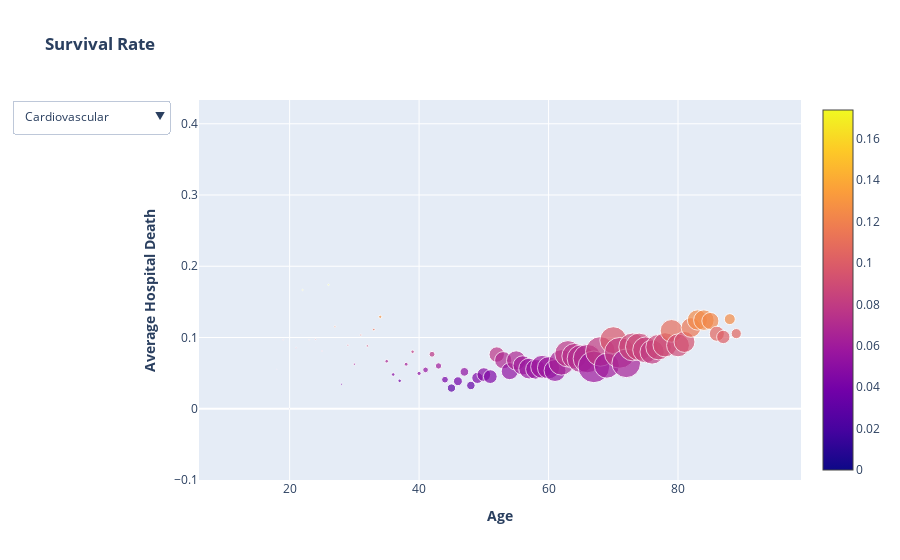

Write notebook code for a chart like this one.
### Code cell
apache3=data[['age','apache_3j_bodysystem','hospital_death']]
apache3=apache3.groupby(['apache_3j_bodysystem','age']).agg(['size','mean']).reset_index()

apache3['size']=apache3['hospital_death']['size']
apache3['mean']=apache3['hospital_death']['mean']

apache3.drop('hospital_death',axis=1,inplace=True)

systems =list(apache3['apache_3j_bodysystem'].unique())
data1 = []
list_updatemenus = []
for n, s in enumerate(systems):
    visible = [False] * len(systems)
    visible[n] = True
    temp_dict = dict(label = str(s),
                 method = 'update',
                 args = [{'visible': visible},
                         {'title': '<b>'+s+'<b>'}])
    list_updatemenus.append(temp_dict)
    

for s in systems:
    mask = (apache3['apache_3j_bodysystem'].values == s) 
    trace = (dict(visible = False,     
        x = apache3.loc[mask, 'age'],
        y = apache3.loc[mask, 'mean'],
        mode = 'markers',
        marker = {'size':apache3.loc[mask, 'size']/apache3.loc[mask,'size'].sum()*1000,
                 'color':apache3.loc[mask, 'mean'],
                 'showscale': True})
                   )
    data1.append(trace)

data1[0]['visible'] = True    
    
layout = dict(updatemenus=list([dict(buttons= list_updatemenus)]),
              xaxis=dict(title = '<b>Age<b>', range=[min(apache3.loc[:, 'age'])-10, max(apache3.loc[:, 'age']) + 10]),
              yaxis=dict(title = '<b>Average Hospital Death<b>', range=[min(apache3.loc[:, 'mean'])-0.1, max(apache3.loc[:, 'mean'])+0.1]),
              title='<b>Survival Rate<b>' )
fig = dict(data=data1, layout=layout)
py.iplot(fig, filename='update_dropdown')
